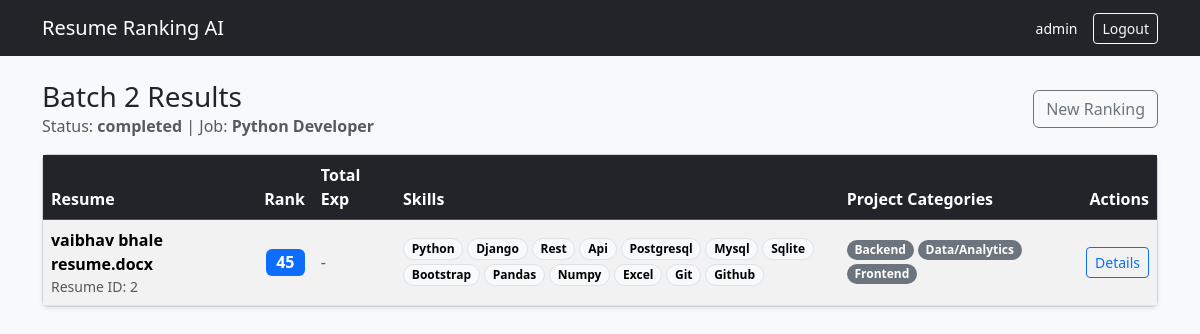
The app's page /batches/2/ (signed in) with its own data.
### apps/ranking/models.py (models this page shows)
class RankingBatch(models.Model):
    created_by = models.ForeignKey(settings.AUTH_USER_MODEL, on_delete=models.CASCADE)
    job = models.ForeignKey("jobs.JobDescription", on_delete=models.CASCADE, related_name="batches")
    resumes = models.ManyToManyField("resumes.Resume", related_name="batches")
    status = models.CharField(
        max_length=30,
        default="queued",
        choices=[("queued","queued"),("running","running"),("completed","completed"),("failed","failed")],
    )
    created_at = models.DateTimeField(auto_now_add=True)
    completed_at = models.DateTimeField(null=True, blank=True)

class RankingResult(models.Model):
    batch = models.ForeignKey(RankingBatch, on_delete=models.CASCADE, related_name="results")
    job = models.ForeignKey("jobs.JobDescription", on_delete=models.CASCADE, related_name="results")
    resume = models.ForeignKey("resumes.Resume", on_delete=models.CASCADE, related_name="results")
    score = models.PositiveSmallIntegerField()
    score_breakdown = models.JSONField(default=dict, blank=True)
    reasoning = models.TextField(blank=True)
    missing_required = models.JSONField(default=list, blank=True)
    strengths = models.JSONField(default=list, blank=True)
    candidate_suggestions = models.JSONField(default=list, blank=True)
    model_meta = models.JSONField(default=dict, blank=True)
    created_at = models.DateTimeField(auto_now_add=True)
    class Meta:
        constraints = [
            models.UniqueConstraint(fields=["batch", "job", "resume"], name="uniq_result_per_batch"),
        ]

### apps/jobs/models.py (models this page shows, shortened)
class JobDescription(models.Model):
    created_by = models.ForeignKey(settings.AUTH_USER_MODEL, on_delete=models.CASCADE, related_name="job_descriptions")
    title = models.CharField(max_length=255)
    raw_text = models.TextField()
    extracted = models.JSONField(default=dict, blank=True)
    created_at = models.DateTimeField(auto_now_add=True)

### apps/resumes/models.py (models this page shows, shortened)
class Resume(models.Model):
    uploaded_by = models.ForeignKey(settings.AUTH_USER_MODEL, on_delete=models.CASCADE, related_name="resumes")
    file = models.FileField(upload_to="resumes/%Y/%m/%d/")
    original_filename = models.CharField(max_length=255, blank=True)
    extracted_text = models.TextField(blank=True)
    extracted = models.JSONField(default=dict, blank=True)
    status = models.CharField(
        max_length=30,
        default="uploaded",
        choices=[
            ("uploaded", "uploaded"),
            ("extracting", "extracting"),
            ("parsed", "parsed"),
            ("failed", "failed"),
        ],
    )
    error_message = models.TextField(blank=True)
    created_at = models.DateTimeField(auto_now_add=True)

### apps/dashboard/views.py (the view)
# urls.py: path("batches/<int:batch_id>/", views.results, name="results"),
@login_required
def results(request, batch_id: int):
    batch = get_object_or_404(RankingBatch, id=batch_id, created_by=request.user)
    qs = batch.results.select_related("resume").order_by("-score", "id")
    return render(request, "dashboard/results.html", {"batch": batch, "results": qs})

### templates/dashboard/results.html (shortened to what this page needs)
{% extends "base.html" %}
{% block content %}
<div class="d-flex justify-content-between align-items-center mb-3">
  <div>
    <h3 class="mb-0">Batch {{ batch.id }} Results</h3>
    <div class="text-muted">
      Status: <strong>{{ batch.status }}</strong> |
      Job: <strong>{{ batch.job.title }}</strong>
    </div>
  </div>
  <a class="btn btn-outline-secondary" href="{% url 'dashboard:upload' %}">New Ranking</a>
</div>
<div class="card shadow-sm">
  <div class="table-responsive">
    <table class="table table-striped align-middle mb-0">
      <thead class="table-dark">
        <tr>
          <th>Resume</th>
          <th class="text-end">Rank</th>
          <th>Total Exp</th>
          <th>Skills</th>
          <th>Project Categories</th>
          <th class="text-end">Actions</th>
        </tr>
      </thead>
      <tbody>
        {% for r in results %}
          <tr>
            <td>
              <div class="fw-semibold">{{ r.resume.original_filename }}</div>
              <div class="text-muted small">Resume ID: {{ r.resume.id }}</div>
            </td>
            <td class="text-end">
              <span class="badge bg-primary fs-6">{{ r.score }}</span>
            </td>
            <td>
              {% with exp=r.resume.extracted.total_years_experience %}
                {% if exp %}{{ exp }} yrs{% else %}<span class="text-muted">-</span>{% endif %}
              {% endwith %}
            </td>
            <td style="max-width: 520px;">
              {% with skills=r.resume.extracted.skills %}
                {% if skills %}
                  <div class="d-flex flex-wrap gap-1">
                    {% for s in skills|slice:":14" %}
                      <span class="badge rounded-pill text-bg-light border">{{ s }}</span>
                    {% endfor %}
                  </div>
                {% else %}
                  <span class="text-muted">-</span>
                {% endif %}
              {% endwith %}
            </td>
            <td>
              {% with cats=r.resume.extracted.project_categories %}
                {% if cats %}
                  <div class="d-flex flex-wrap gap-1">
                    {% for c in cats %}
                      <span class="badge rounded-pill bg-secondary">{{ c }}</span>
                    {% endfor %}
                  </div>
                {% else %}
                  <span class="text-muted">-</span>
                {% endif %}
              {% endwith %}
            </td>
            <td class="text-end">
              <a class="btn btn-sm btn-outline-primary" href="{% url 'dashboard:result_detail' r.id %}">
                Details
              </a>
            </td>
          </tr>
        {% empty %}
          <tr>
            <td colspan="6" class="text-muted p-3">
              No results yet. Refresh in a moment.
            </td>
          </tr>
        {% endfor %}
      </tbody>
    </table>
  </div>
</div>
{% endblock %}

### templates/base.html (shortened to what this page needs)
<!doctype html>
<html lang="en">
  <head>
    <link href="https://cdn.jsdelivr.net/npm/bootstrap@5.3.3/dist/css/bootstrap.min.css" rel="stylesheet">
  </head>
  <body class="bg-light">
    <nav class="navbar navbar-dark bg-dark">
      <div class="container">
        <a class="navbar-brand" href="/rank/">Resume Ranking AI</a>
        <div class="ms-auto d-flex align-items-center gap-2">
          {% if request.user.is_authenticated %}
            <span class="text-white small me-2">{{ request.user.username }}</span>
            <form method="post" action="{% url 'logout' %}" class="d-inline">
              <button type="submit" class="btn btn-sm btn-outline-light">Logout</button>
            </form>
          {% else %}
            <a class="btn btn-sm btn-outline-light" href="{% url 'login' %}">Login</a>
          {% endif %}
        </div>
      </div>
    </nav>
    <main class="container py-4">
      {% block content %}{% endblock %}
    </main>
  </body>
</html>

### records on screen
RankingBatch: id "2", status "completed", job "Python Developer"
RankingResult: resume.original_filename "vaibhav bhale resume.docx", resume.id "2", score "45", skills "Python" "Django" "Rest" "Api" "Postgresql" "Mysql" "Sqlite" "Bootstrap" "Pandas" "Numpy" "Excel" "Git" "Github", cats "Backend" "Data/Analytics" "Frontend"

### other values on screen
{{ request.user.username }} "admin"
